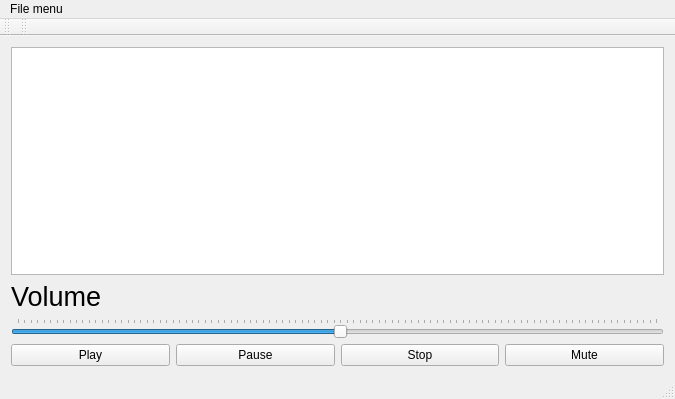
<?xml version="1.0" encoding="UTF-8"?>
<ui version="4.0">
 <class>MainWindow</class>
 <widget class="QMainWindow" name="MainWindow">
  <property name="geometry">
   <rect>
    <x>0</x>
    <y>0</y>
    <width>675</width>
    <height>399</height>
   </rect>
  </property>
  <property name="windowTitle">
   <string>MainWindow</string>
  </property>
  <widget class="QWidget" name="centralWidget">
   <layout class="QVBoxLayout" name="verticalLayout_2">
    <item>
     <layout class="QVBoxLayout" name="verticalLayout">
      <item>
       <widget class="QTableWidget" name="playlist">
        <property name="editTriggers">
         <set>QAbstractItemView::NoEditTriggers</set>
        </property>
        <property name="tabKeyNavigation">
         <bool>false</bool>
        </property>
        <property name="rowCount">
         <number>0</number>
        </property>
        <property name="columnCount">
         <number>0</number>
        </property>
       </widget>
      </item>
      <item>
       <widget class="QLabel" name="label_2">
        <property name="font">
         <font>
          <pointsize>20</pointsize>
         </font>
        </property>
        <property name="text">
         <string>Volume</string>
        </property>
       </widget>
      </item>
      <item>
       <widget class="QSlider" name="volumeSlider">
        <property name="enabled">
         <bool>true</bool>
        </property>
        <property name="sizePolicy">
         <sizepolicy hsizetype="Expanding" vsizetype="Fixed">
          <horstretch>0</horstretch>
          <verstretch>0</verstretch>
         </sizepolicy>
        </property>
        <property name="maximumSize">
         <size>
          <width>16777215</width>
          <height>16777215</height>
         </size>
        </property>
        <property name="baseSize">
         <size>
          <width>14464</width>
          <height>0</height>
         </size>
        </property>
        <property name="pageStep">
         <number>10</number>
        </property>
        <property name="value">
         <number>50</number>
        </property>
        <property name="orientation">
         <enum>Qt::Horizontal</enum>
        </property>
        <property name="tickPosition">
         <enum>QSlider::TicksAbove</enum>
        </property>
       </widget>
      </item>
     </layout>
    </item>
    <item>
     <layout class="QHBoxLayout" name="horizontalLayout">
      <item>
       <widget class="QPushButton" name="playButton">
        <property name="text">
         <string>Play</string>
        </property>
       </widget>
      </item>
      <item>
       <widget class="QPushButton" name="pauseButton">
        <property name="text">
         <string>Pause</string>
        </property>
       </widget>
      </item>
      <item>
       <widget class="QPushButton" name="stopButton">
        <property name="text">
         <string>Stop</string>
        </property>
       </widget>
      </item>
      <item>
       <widget class="QPushButton" name="muteButton">
        <property name="text">
         <string>Mute</string>
        </property>
       </widget>
      </item>
     </layout>
    </item>
   </layout>
  </widget>
  <widget class="QMenuBar" name="menuBar">
   <property name="geometry">
    <rect>
     <x>0</x>
     <y>0</y>
     <width>675</width>
     <height>19</height>
    </rect>
   </property>
   <widget class="QMenu" name="menuFile_menu">
    <property name="title">
     <string>File menu</string>
    </property>
    <addaction name="actionOpen_separated_file"/>
    <addaction name="actionOpen_file_with_appending_to_playlist"/>
    <addaction name="actionCreate_playlist_from_directory"/>
   </widget>
   <addaction name="menuFile_menu"/>
  </widget>
  <widget class="QToolBar" name="mainToolBar">
   <attribute name="toolBarArea">
    <enum>TopToolBarArea</enum>
   </attribute>
   <attribute name="toolBarBreak">
    <bool>false</bool>
   </attribute>
  </widget>
  <widget class="QStatusBar" name="statusBar"/>
  <widget class="QToolBar" name="toolBar">
   <property name="windowTitle">
    <string>toolBar</string>
   </property>
   <attribute name="toolBarArea">
    <enum>TopToolBarArea</enum>
   </attribute>
   <attribute name="toolBarBreak">
    <bool>false</bool>
   </attribute>
  </widget>
  <action name="actionOpen_separated_file">
   <property name="text">
    <string>Open separated file (without appending to playlist)</string>
   </property>
  </action>
  <action name="actionOpen_file_with_appending_to_playlist">
   <property name="text">
    <string>Open file (with appending to playlist)</string>
   </property>
  </action>
  <action name="actionCreate_playlist_from_directory">
   <property name="text">
    <string>Create playlist from directory</string>
   </property>
  </action>
 </widget>
 <layoutdefault spacing="6" margin="11"/>
 <resources/>
 <connections/>
</ui>
